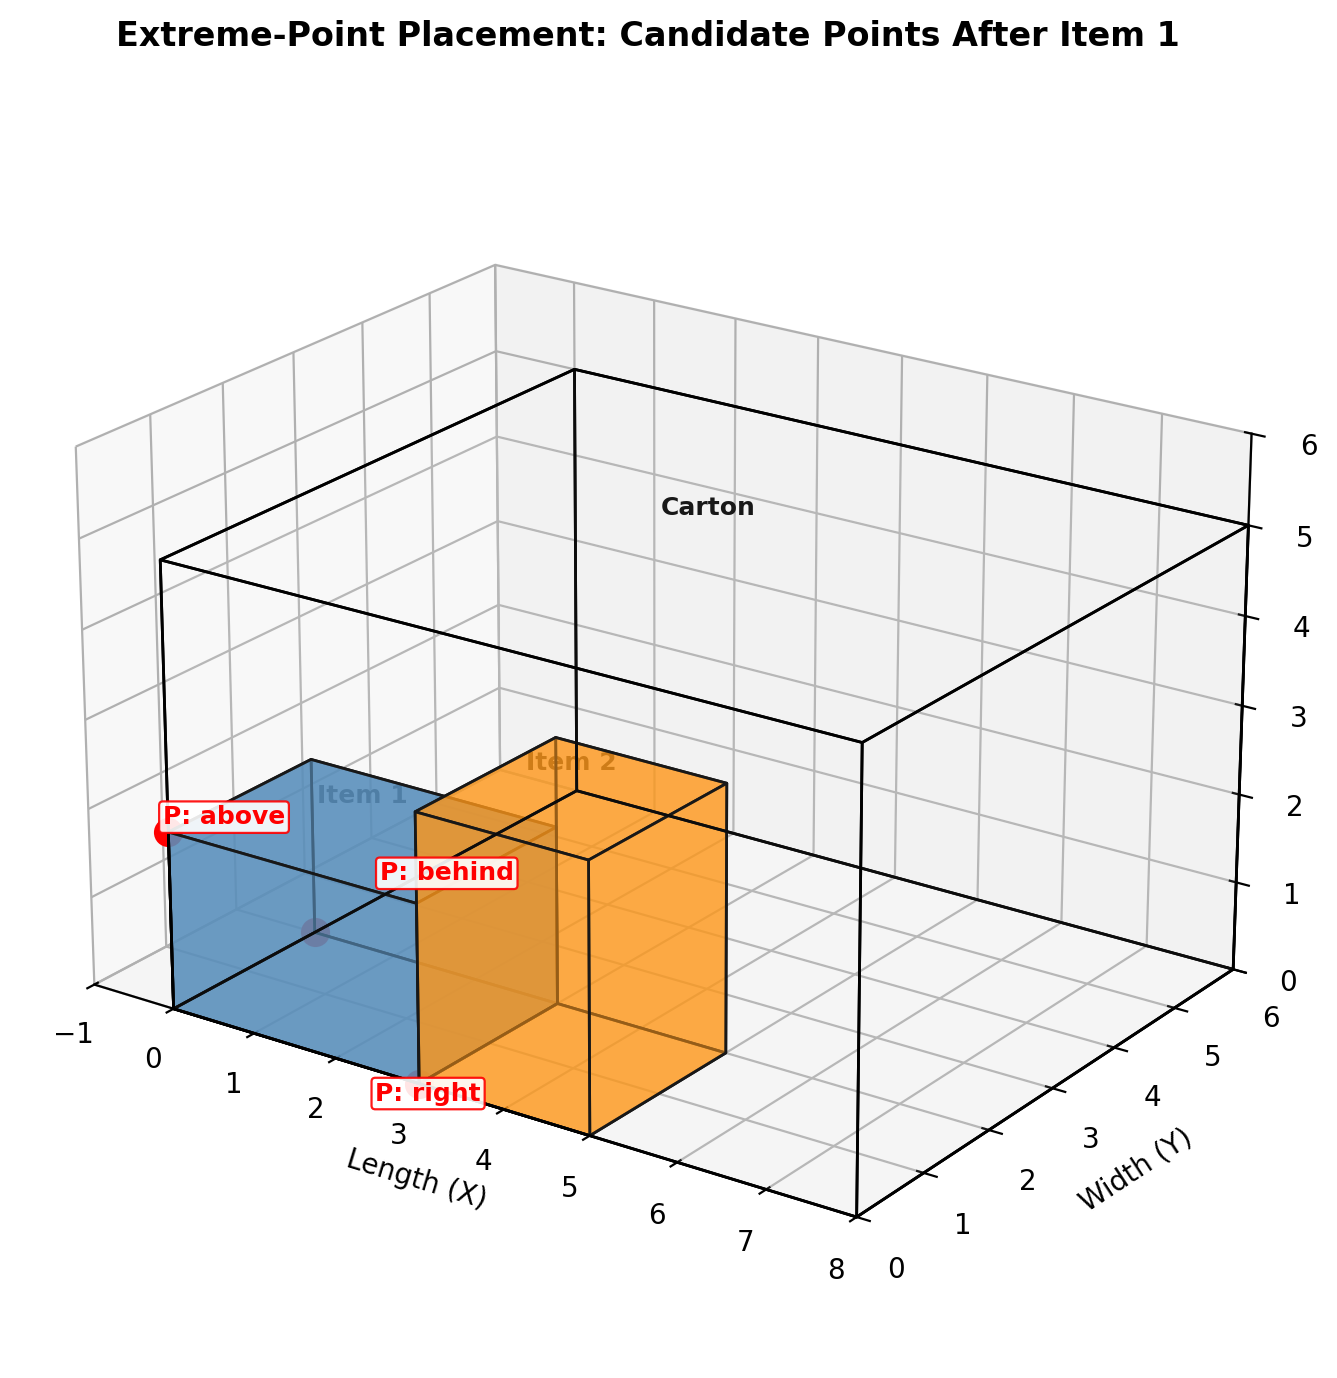

This chart was generated by the following Python code:
"""
Extreme-Point Placement Diagram Generator
------------------------------------------
Illustrates the extreme-point (EP) placement rule used in 3D bin packing
(Crainic, Perboli & Tadei, 2008): after an item is placed, it exposes
exactly three new candidate points -- one to its right, one behind it,
and one above it -- where the next item can be tried.

Usage:
    pip install matplotlib
    python extreme_point_diagram.py

Output:
    extreme_point_diagram.png
"""

import matplotlib.pyplot as plt
from mpl_toolkits.mplot3d.art3d import Poly3DCollection


def draw_box(ax, origin, size, color, alpha=0.3, label=None, label_offset=0.3):
    """Draw a cuboid at `origin` with dimensions `size` = (dx, dy, dz)."""
    x, y, z = origin
    dx, dy, dz = size

    verts = [
        [(x, y, z), (x + dx, y, z), (x + dx, y + dy, z), (x, y + dy, z)],                     # bottom
        [(x, y, z + dz), (x + dx, y, z + dz), (x + dx, y + dy, z + dz), (x, y + dy, z + dz)], # top
        [(x, y, z), (x + dx, y, z), (x + dx, y, z + dz), (x, y, z + dz)],                     # front
        [(x, y + dy, z), (x + dx, y + dy, z), (x + dx, y + dy, z + dz), (x, y + dy, z + dz)], # back
        [(x, y, z), (x, y + dy, z), (x, y + dy, z + dz), (x, y, z + dz)],                     # left
        [(x + dx, y, z), (x + dx, y + dy, z), (x + dx, y + dy, z + dz), (x + dx, y, z + dz)], # right
    ]
    poly = Poly3DCollection(verts, facecolors=color, edgecolors="black",
                             linewidths=1.0, alpha=alpha)
    ax.add_collection3d(poly)

    if label:
        ax.text(x + dx / 2, y + dy / 2, z + dz + label_offset, label,
                ha="center", fontsize=9, fontweight="bold")


def main():
    fig = plt.figure(figsize=(8, 7))
    ax = fig.add_subplot(111, projection="3d")

    # ---- The carton (outline only, nearly transparent) ----
    CARTON = (8, 6, 5)
    draw_box(ax, (0, 0, 0), CARTON, color="white", alpha=0.05, label="Carton")

    # ---- Item 1: placed at the origin corner (0,0,0) ----
    item1_size = (3, 2, 2)
    draw_box(ax, (0, 0, 0), item1_size, color="steelblue", alpha=0.65, label="Item 1")

    # ---- Item 2: placed at the "right" extreme point, to show it in use ----
    ix, iy, iz = item1_size
    item2_size = (2, 2, 3)
    draw_box(ax, (ix, 0, 0), item2_size, color="darkorange", alpha=0.55, label="Item 2")

    # ---- The three extreme points exposed by Item 1 (drawn LAST so they sit on top) ----
    # Offsets are pushed further out and away from the boxes so labels don't collide
    # with the orange Item 2 box or get buried inside Item 1's footprint.
    extreme_points = {
        "P: right":  ((ix, 0, 0),          (0.25, -0.9, 0.3)),
        "P: behind": ((0, iy, 0),          (0.4, 0.5, 0.5)),
        "P: above":  ((0, 0, iz),          (0.4, -0.5, 0.4)),
    }
    for label, ((px, py, pz), (ox, oy, oz)) in extreme_points.items():
        ax.scatter(px, py, pz, color="red", s=90, depthshade=False, zorder=10)
        ax.text(px + ox, py + oy, pz + oz, label,
                fontsize=9, color="red", fontweight="bold", zorder=10,
                bbox=dict(boxstyle="round,pad=0.15", facecolor="white",
                          edgecolor="red", linewidth=0.8, alpha=0.9))

    # ---- Axes, labels, framing ----
    ax.set_xlim(-1, CARTON[0])
    ax.set_ylim(0, CARTON[1])
    ax.set_zlim(0, CARTON[2] + 1)
    ax.set_xlabel("Length (X)")
    ax.set_ylabel("Width (Y)")
    ax.set_zlabel("Height (Z)")
    ax.set_box_aspect(CARTON)
    ax.view_init(elev=22, azim=-55)
    ax.set_title("Extreme-Point Placement: Candidate Points After Item 1",
                 fontsize=12, fontweight="bold", pad=20)

    plt.tight_layout()
    plt.savefig("extreme_point_diagram.png", dpi=200, bbox_inches="tight")
    print("Saved extreme_point_diagram.png")
    plt.show()


if __name__ == "__main__":
    main()
